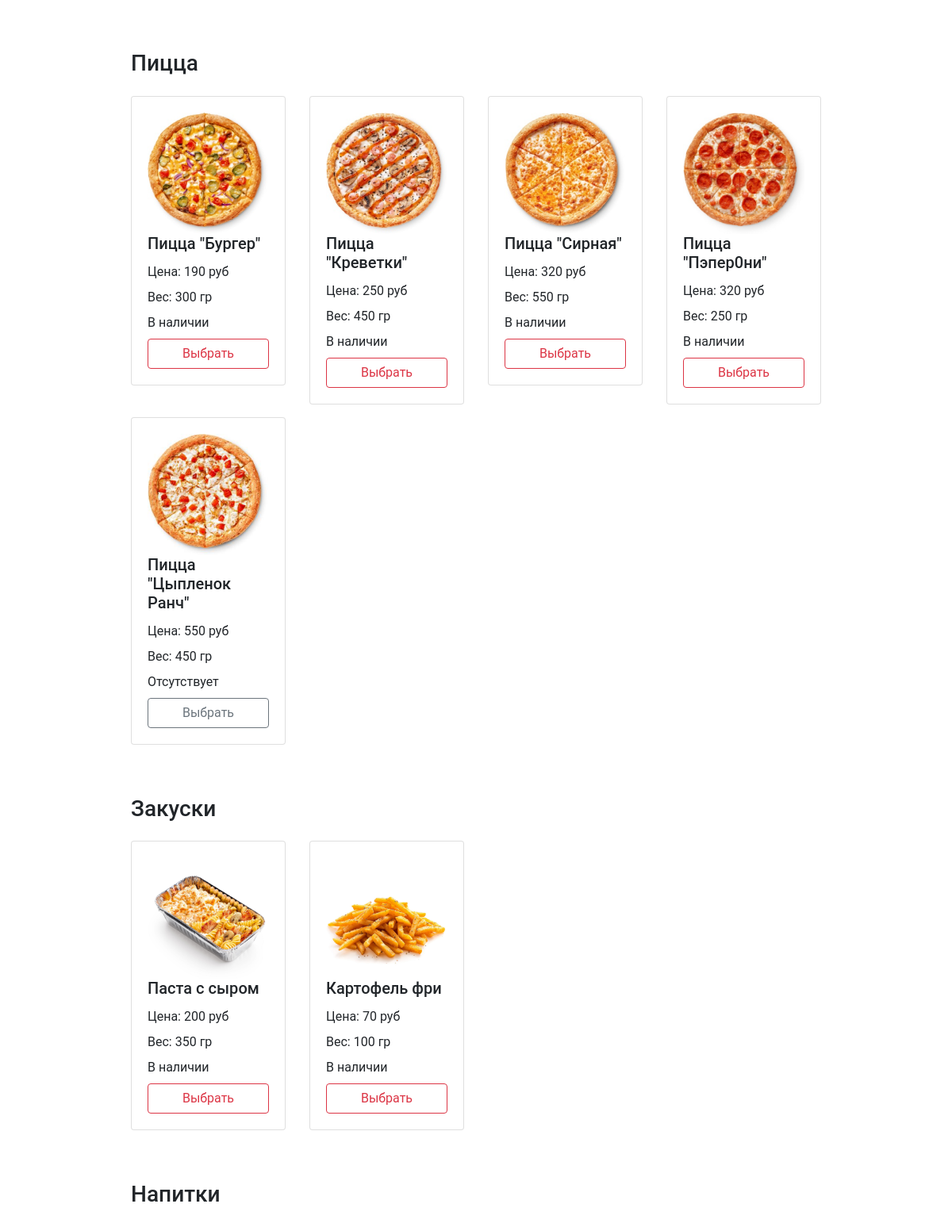
The app's page /pizzeriaPrac/scr/php/index.php (middle part), older data.
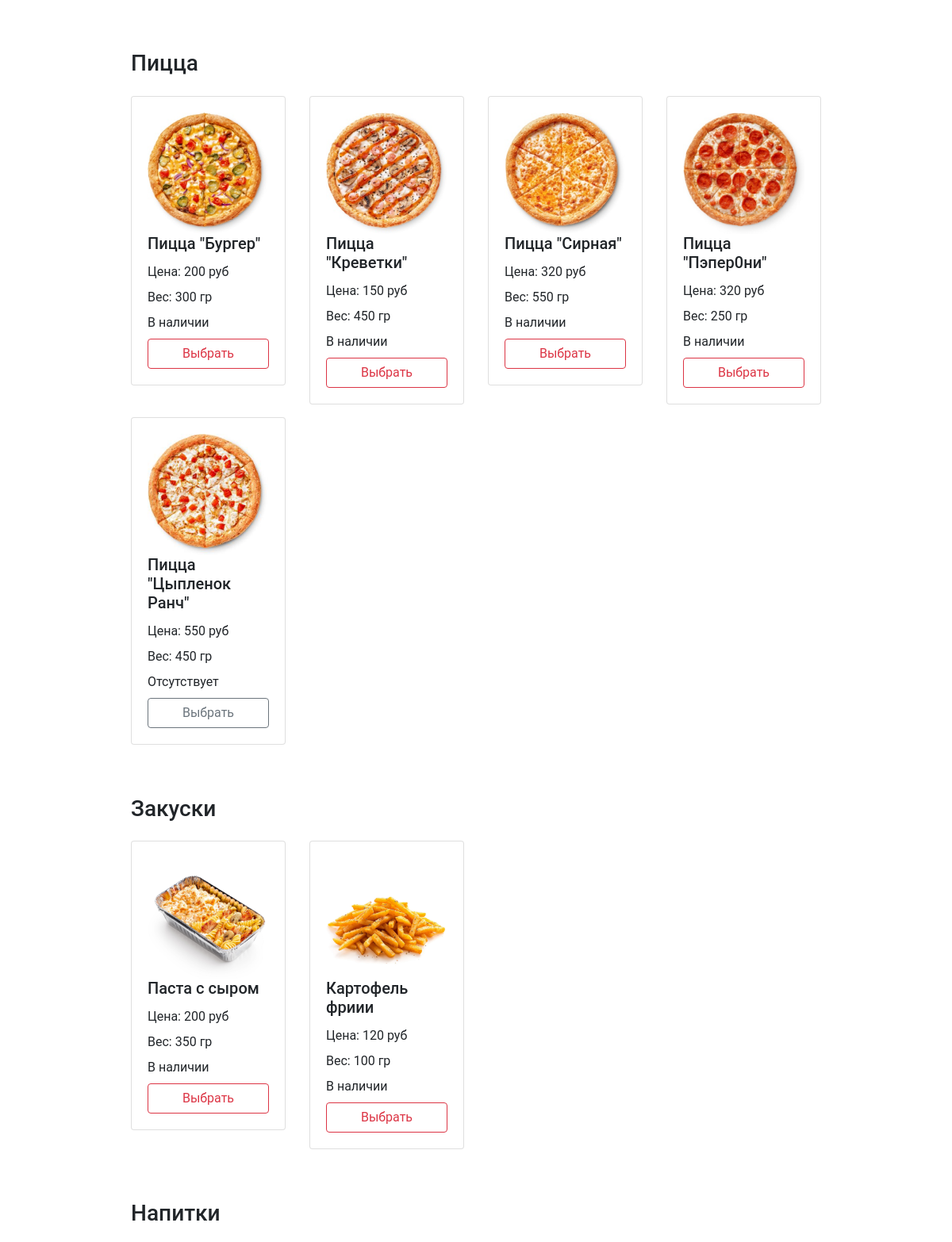
The same page, newer data.
### tables this page shows
CREATE TABLE `product` (
  `id_product` int NOT NULL,
  `id_type_product` int DEFAULT NULL,
  `name` varchar(50) NOT NULL,
  `price` int NOT NULL,
  `weight` int DEFAULT NULL,
  `availability` tinyint(1) NOT NULL,
  `picture` varchar(150) NOT NULL,
  `size` varchar(50) DEFAULT NULL
);

### pizzeriaPrac/scr/php/index.php (the view, shortened to what this page needs)
<?php
require_once '../include/header.php';
?>
<?php
$selectProduct = "SELECT * from product";
$allProduct = $db->query($selectProduct);
$product = $allProduct->FetchAll(PDO::FETCH_NUM);
?>
<section class=" container col-10 mt-5">
</section>
<section class="menu container col-9 mt-5" id="pizza">
    <h3 class="text-left">Пицца </h3>
    <div class="row pt-3">
        <? foreach ($product as $ID => $item) : ?>
            <? if ($item[1] == 1) : ?>
                <div class="col-3 pb-3">
                    <div class="card border-3">
                        <div class="card-body border-3">
                            <img class="card-img-top" src="../img/<?= $item[6] ?>" alt="Card image cap">
                            <h5 class="card-title pizza-name"><?= $item[2] ?></h5>
                            <div class="card-text pb-2">Цена: <?= $item[3] ?> руб</div>
                            <div class="card-text pb-2">Вес: <?= $item[4] ?> гр</div>
                            <div class="card-text pb-2">
                                <? if ($item[5]) : ?>
                                    <?= "В наличии" ?>
                                <? else : ?>
                                    <?= "Отсутствует" ?>
                                <? endif ?>
                            </div>
                            <? if ($item[5]) : ?>
                                <a class="w-100 btn btn-outline-danger add-to-cart" data-id="<?= $item[0] ?>">
                                    Выбрать
                                </a>
                            <? else : ?>
                                <a class="w-100 btn btn-outline-secondary">
                                    Выбрать
                                </a>
                            <? endif ?>
                        </div>
                    </div>
                </div>
            <? endif ?>
        <? endforeach ?>
    </div>
</section>
<section class="menu container col-9 mt-5" id="snacks">
    <h3 class="text-left">Закуски</h3>
    <div class="row pt-3">
        <? foreach ($product as $ID => $item) : ?>
            <? if ($item[1] == 2) : ?>
                <div class="col-3 pb-3">
                    <div class="card border-3">
                        <div class="card-body  border-3">
                            <img class="card-img-top" src="../img/<?= $item[6] ?>" alt="Card image cap">
                            <h5 class="card-title pizza-name"><?= $item[2] ?></h5>
                            <div class="card-text pb-2">Цена: <?= $item[3] ?> руб</div>
                            <div class="card-text pb-2">Вес: <?= $item[4] ?> гр</div>
                            <div class="card-text pb-2">
                                <? if ($item[5]) : ?>
                                    <?= "В наличии" ?>
                                <? else : ?>
                                    <?= "Отсутствует" ?>
                                <? endif ?>
                            </div>
                            <? if ($item[5]) : ?>
                                <a class="w-100 btn btn-outline-danger add-to-cart" data-id="<?= $item[0] ?>">
                                    Выбрать
                                </a>
                            <? else : ?>
                                <a class="w-100 btn btn-outline-secondary">
                                    Выбрать
                                </a>
                            <? endif ?>
                        </div>
                    </div>
                </div>
            <? endif ?>
        <? endforeach ?>
    </div>
</section>
<section class="menu container col-9 mt-5" id="drinks">
    <h3 class="text-left">Напитки</h3>
    <div class="row pt-3">
    </div>
</section>
<?php
require_once '../include/footer.php';
?>

### pizzeriaPrac/scr/include/header.php (shortened to what this page needs)
<!DOCTYPE html>
<html lang="en">
<head>
    <link rel="stylesheet" href="https://cdn.jsdelivr.net/npm/@fancyapps/ui/dist/fancybox.css" />
    <link rel="stylesheet" href="https://use.fontawesome.com/releases/v5.7.2/css/all.css">
    <link rel="stylesheet" href="https://cdn.jsdelivr.net/npm/bootstrap@4.5.3/dist/css/bootstrap.min.css">
    <link rel="stylesheet" href="https://cdn.jsdelivr.net/npm/@fancyapps/ui/dist/fancybox.css" />
    <link rel="stylesheet" href="https://cdnjs.cloudflare.com/ajax/libs/OwlCarousel2/2.3.4/assets/owl.carousel.min.css" />
    <link rel="stylesheet" href="https://cdnjs.cloudflare.com/ajax/libs/OwlCarousel2/2.3.4/assets/owl.theme.default.css" />
    <link rel="stylesheet" href="../css/style.min.css">
</head>
<body>

### pizzeriaPrac/scr/include/footer.php (shortened to what this page needs)
</body>
</html>

Row changes from the older to the newer data that the page shows:
changed product "Пицца \"Бургер\"": price "190" → "200"
changed product "Пицца \"Креветки\"": price "250" → "150"
changed product: name "Картофель фри" → "Картофель фриии"; price "70" → "120"
